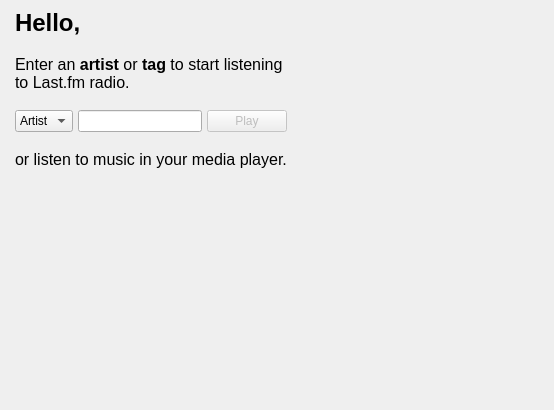
<ui version="4.0" >
 <class>RestStateWidget</class>
 <widget class="QWidget" name="RestStateWidget" >
  <property name="geometry" >
   <rect>
    <x>0</x>
    <y>0</y>
    <width>554</width>
    <height>410</height>
   </rect>
  </property>
  <property name="windowTitle" >
   <string>Form</string>
  </property>
  <layout class="QVBoxLayout" >
   <property name="spacing" >
    <number>0</number>
   </property>
   <property name="leftMargin" >
    <number>0</number>
   </property>
   <property name="topMargin" >
    <number>0</number>
   </property>
   <property name="rightMargin" >
    <number>0</number>
   </property>
   <property name="bottomMargin" >
    <number>0</number>
   </property>
   <item>
    <layout class="QHBoxLayout" >
     <property name="spacing" >
      <number>0</number>
     </property>
     <item>
      <spacer>
       <property name="orientation" >
        <enum>Qt::Horizontal</enum>
       </property>
       <property name="sizeType" >
        <enum>QSizePolicy::Fixed</enum>
       </property>
       <property name="sizeHint" >
        <size>
         <width>6</width>
         <height>20</height>
        </size>
       </property>
      </spacer>
     </item>
     <item>
      <layout class="QVBoxLayout" >
       <property name="spacing" >
        <number>18</number>
       </property>
       <property name="leftMargin" >
        <number>9</number>
       </property>
       <property name="topMargin" >
        <number>9</number>
       </property>
       <property name="rightMargin" >
        <number>9</number>
       </property>
       <property name="bottomMargin" >
        <number>9</number>
       </property>
       <item>
        <widget class="QLabel" name="hello" >
         <property name="font" >
          <font>
           <pointsize>18</pointsize>
           <weight>75</weight>
           <bold>true</bold>
          </font>
         </property>
         <property name="text" >
          <string>Hello,</string>
         </property>
         <property name="textFormat" >
          <enum>Qt::RichText</enum>
         </property>
        </widget>
       </item>
       <item>
        <widget class="QLabel" name="label1" >
         <property name="palette" >
          <palette>
           <active>
            <colorrole role="Text" >
             <brush brushstyle="SolidPattern" >
              <color alpha="255" >
               <red>40</red>
               <green>40</green>
               <blue>40</blue>
              </color>
             </brush>
            </colorrole>
           </active>
           <inactive>
            <colorrole role="Text" >
             <brush brushstyle="SolidPattern" >
              <color alpha="255" >
               <red>40</red>
               <green>40</green>
               <blue>40</blue>
              </color>
             </brush>
            </colorrole>
           </inactive>
           <disabled>
            <colorrole role="Text" >
             <brush brushstyle="SolidPattern" >
              <color alpha="255" >
               <red>128</red>
               <green>128</green>
               <blue>128</blue>
              </color>
             </brush>
            </colorrole>
           </disabled>
          </palette>
         </property>
         <property name="font" >
          <font>
           <pointsize>12</pointsize>
           <weight>50</weight>
           <italic>false</italic>
           <bold>false</bold>
           <kerning>true</kerning>
          </font>
         </property>
         <property name="text" >
          <string>&lt;p>Enter an &lt;b>artist&lt;/b> or &lt;b>tag&lt;/b> to start listening to Last.fm radio.&lt;/p></string>
         </property>
         <property name="wordWrap" >
          <bool>true</bool>
         </property>
        </widget>
       </item>
       <item>
        <layout class="QHBoxLayout" >
         <property name="spacing" >
          <number>5</number>
         </property>
         <item>
          <widget class="QComboBox" name="combo" >
           <item>
            <property name="text" >
             <string>Artist</string>
            </property>
           </item>
           <item>
            <property name="text" >
             <string>Tag</string>
            </property>
           </item>
          </widget>
         </item>
         <item>
          <widget class="QLineEdit" name="edit" >
           <property name="sizePolicy" >
            <sizepolicy vsizetype="Fixed" hsizetype="MinimumExpanding" >
             <horstretch>0</horstretch>
             <verstretch>0</verstretch>
            </sizepolicy>
           </property>
          </widget>
         </item>
         <item>
          <widget class="QPushButton" name="play" >
           <property name="enabled" >
            <bool>false</bool>
           </property>
           <property name="text" >
            <string>Play</string>
           </property>
           <property name="default" >
            <bool>true</bool>
           </property>
          </widget>
         </item>
        </layout>
       </item>
       <item>
        <widget class="QLabel" name="label2" >
         <property name="palette" >
          <palette>
           <active>
            <colorrole role="Text" >
             <brush brushstyle="SolidPattern" >
              <color alpha="255" >
               <red>40</red>
               <green>40</green>
               <blue>40</blue>
              </color>
             </brush>
            </colorrole>
           </active>
           <inactive>
            <colorrole role="Text" >
             <brush brushstyle="SolidPattern" >
              <color alpha="255" >
               <red>40</red>
               <green>40</green>
               <blue>40</blue>
              </color>
             </brush>
            </colorrole>
           </inactive>
           <disabled>
            <colorrole role="Text" >
             <brush brushstyle="SolidPattern" >
              <color alpha="255" >
               <red>128</red>
               <green>128</green>
               <blue>128</blue>
              </color>
             </brush>
            </colorrole>
           </disabled>
          </palette>
         </property>
         <property name="font" >
          <font>
           <pointsize>12</pointsize>
           <weight>50</weight>
           <bold>false</bold>
          </font>
         </property>
         <property name="text" >
          <string>or listen to music in your media player.</string>
         </property>
        </widget>
       </item>
       <item>
        <spacer>
         <property name="orientation" >
          <enum>Qt::Vertical</enum>
         </property>
         <property name="sizeHint" >
          <size>
           <width>20</width>
           <height>40</height>
          </size>
         </property>
        </spacer>
       </item>
      </layout>
     </item>
     <item>
      <spacer>
       <property name="orientation" >
        <enum>Qt::Horizontal</enum>
       </property>
       <property name="sizeHint" >
        <size>
         <width>40</width>
         <height>20</height>
        </size>
       </property>
      </spacer>
     </item>
    </layout>
   </item>
  </layout>
 </widget>
 <resources/>
 <connections/>
</ui>
